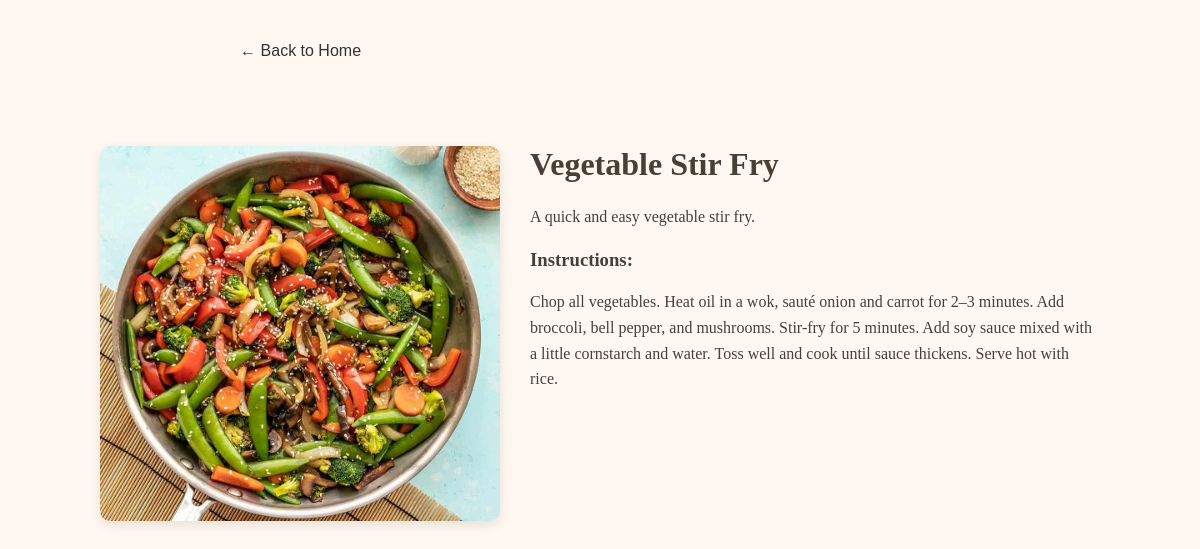
/recipe.php?id=1, run on the app's committed database.
### tables this page shows
CREATE TABLE IF NOT EXISTS `recipes` (
  `recipe_id` int NOT NULL AUTO_INCREMENT,
  `title` varchar(100) NOT NULL,
  `description` text,
  `instructions` text,
  `image_url` varchar(255) DEFAULT NULL,
  PRIMARY KEY (`recipe_id`)
);

### recipe.php (the view, shortened to what this page needs)
<?php
$conn = new mysqli("localhost", "root", "", "recipe_website");
$recipe_id = isset($_GET['id']) ? intval($_GET['id']) : 0;
$recipe = null;
if ($recipe_id > 0) {
    $stmt = $conn->prepare("SELECT * FROM recipes WHERE recipe_id = ?");
    $stmt->bind_param("i", $recipe_id);
    $stmt->execute();
    $result = $stmt->get_result();
    $recipe = $result->fetch_assoc();
}
?>
<!DOCTYPE html>
<html lang="en">
<head>
    <link rel="stylesheet" href="style_recipe.css">
</head>
<body>
<form action="index.php" method="POST">
    <button type="submit" class="back-link">&larr; Back to Home</button>
</form>
    <div class="recipe-wrapper">
    <div class="recipe-image">
        <img src="<?php echo htmlspecialchars($recipe['image_url']); ?>" alt="Recipe Image">
    </div>
    <div class="recipe-content">
        <h1><?php echo htmlspecialchars($recipe['title']); ?></h1>
        <p><?php echo nl2br(htmlspecialchars($recipe['description'])); ?></p>
        <h3>Instructions:</h3>
        <p><?php echo nl2br(htmlspecialchars($recipe['instructions'])); ?></p>
    </div>
</div>
</body>
</html>

### style_recipe.css (style rules this page uses)
body { font-family: 'Georgia', serif; margin: 2rem; background-color: #fff8f0; color: #4a3f35; }
.back-link { text-decoration: none; color: #886644; display: inline-block; margin-bottom: 1rem; }
.back-link { background-color: #fff8f0; border: 0; padding: 10px 15px; text-decoration: none; cursor: pointer; font-size: 16px; border-radius: 5px; color: #333; transition: background-color 0.3s ease; margin-left: 17%; }
.recipe-wrapper { display: flex; flex-wrap: wrap; margin: 40px auto; max-width: 1000px; gap: 30px; align-items: flex-start; padding: 20px; }
.recipe-image { flex: 1 1 40%; max-width: 400px; }
.recipe-image img { width: 100%; height: auto; border-radius: 10px; object-fit: cover; box-shadow: 0 4px 12px rgba(0, 0, 0, 0.1); }
.recipe-content { flex: 1 1 55%; }
.recipe-content h1 { margin-top: 0; font-size: 2rem; }
.recipe-content p { line-height: 1.6; margin-bottom: 15px; }

### data on the page
recipes: image_url (picture), title "Vegetable Stir Fry", description "A quick and easy vegetable stir fry.", instructions "Chop all vegetables. Heat oil in a wok, sauté onion and carrot for 2–3 minutes. Add broccoli, bell pepper, and mushrooms. Stir-fry for 5 minutes. Add soy sauce mixed with a little cornstarch and water. Toss well and cook until sauce thickens. Serve hot with rice."
